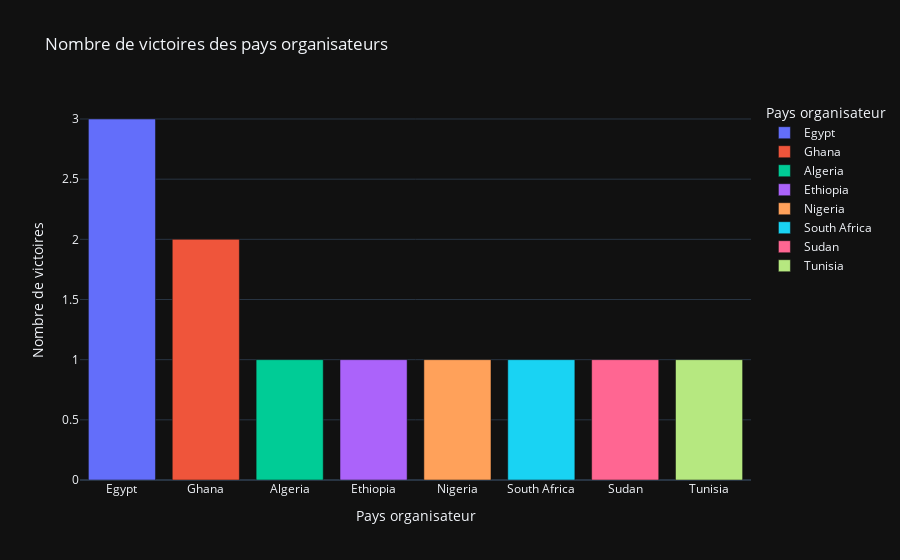

This figure's notebook cell:
### Markdown cell above
Nombre de victoires des pays organisateurs

### Code cell
df_stats['HostWinner'] = df_stats['Host'] == df_stats['Champion']

# Créons un DataFrame avec le décompte des victoires par pays organisateur
host_wins_count = df_stats[df_stats['HostWinner']].groupby('Host').size().reset_index(name='Wins')

data = host_wins_count.sort_values(by='Wins', ascending=False).head(10)

# Créons un diagramme à barres empilées
fig = px.bar(data, x='Host', y='Wins', color='Host',
             title='Nombre de victoires des pays organisateurs',
             labels={'Host': 'Pays organisateur', 'Wins': 'Nombre de victoires'})

fig.show()

### Figure 1 — Plotly figure (JSON) as saved in the notebook; plotly's stock layout.template omitted (floating-point values rounded to 4 significant figures)
{"data": [{"alignmentgroup": "True", "hovertemplate": "Pays organisateur=%{x}<br>Nombre de victoires=%{y}<extra></extra>", "legendgroup": "Egypt", "marker": {"color": "#636efa", "pattern": {"shape": ""}}, "name": "Egypt", "offsetgroup": "Egypt", "orientation": "v", "showlegend": true, "textposition": "auto", "x": ["Egypt"], "xaxis": "x", "y": [3], "yaxis": "y", "type": "bar"}, {"alignmentgroup": "True", "hovertemplate": "Pays organisateur=%{x}<br>Nombre de victoires=%{y}<extra></extra>", "legendgroup": "Ghana", "marker": {"color": "#EF553B", "pattern": {"shape": ""}}, "name": "Ghana", "offsetgroup": "Ghana", "orientation": "v", "showlegend": true, "textposition": "auto", "x": ["Ghana"], "xaxis": "x", "y": [2], "yaxis": "y", "type": "bar"}, {"alignmentgroup": "True", "hovertemplate": "Pays organisateur=%{x}<br>Nombre de victoires=%{y}<extra></extra>", "legendgroup": "Algeria", "marker": {"color": "#00cc96", "pattern": {"shape": ""}}, "name": "Algeria", "offsetgroup": "Algeria", "orientation": "v", "showlegend": true, "textposition": "auto", "x": ["Algeria"], "xaxis": "x", "y": [1], "yaxis": "y", "type": "bar"}, {"alignmentgroup": "True", "hovertemplate": "Pays organisateur=%{x}<br>Nombre de victoires=%{y}<extra></extra>", "legendgroup": "Ethiopia", "marker": {"color": "#ab63fa", "pattern": {"shape": ""}}, "name": "Ethiopia", "offsetgroup": "Ethiopia", "orientation": "v", "showlegend": true, "textposition": "auto", "x": ["Ethiopia"], "xaxis": "x", "y": [1], "yaxis": "y", "type": "bar"}, {"alignmentgroup": "True", "hovertemplate": "Pays organisateur=%{x}<br>Nombre de victoires=%{y}<extra></extra>", "legendgroup": "Nigeria", "marker": {"color": "#FFA15A", "pattern": {"shape": ""}}, "name": "Nigeria", "offsetgroup": "Nigeria", "orientation": "v", "showlegend": true, "textposition": "auto", "x": ["Nigeria"], "xaxis": "x", "y": [1], "yaxis": "y", "type": "bar"}, {"alignmentgroup": "True", "hovertemplate": "Pays organisateur=%{x}<br>Nombre de victoires=%{y}<extra></extra>", "legendgroup": "South Africa", "marker": {"color": "#19d3f3", "pattern": {"shape": ""}}, "name": "South Africa", "offsetgroup": "South Africa", "orientation": "v", "showlegend": true, "textposition": "auto", "x": ["South Africa"], "xaxis": "x", "y": [1], "yaxis": "y", "type": "bar"}, {"alignmentgroup": "True", "hovertemplate": "Pays organisateur=%{x}<br>Nombre de victoires=%{y}<extra></extra>", "legendgroup": "Sudan", "marker": {"color": "#FF6692", "pattern": {"shape": ""}}, "name": "Sudan", "offsetgroup": "Sudan", "orientation": "v", "showlegend": true, "textposition": "auto", "x": ["Sudan"], "xaxis": "x", "y": [1], "yaxis": "y", "type": "bar"}, {"alignmentgroup": "True", "hovertemplate": "Pays organisateur=%{x}<br>Nombre de victoires=%{y}<extra></extra>", "legendgroup": "Tunisia", "marker": {"color": "#B6E880", "pattern": {"shape": ""}}, "name": "Tunisia", "offsetgroup": "Tunisia", "orientation": "v", "showlegend": true, "textposition": "auto", "x": ["Tunisia"], "xaxis": "x", "y": [1], "yaxis": "y", "type": "bar"}], "layout": {"xaxis": {"anchor": "y", "domain": [0.0, 1.0], "title": {"text": "Pays organisateur"}, "categoryorder": "array", "categoryarray": ["Egypt", "Ghana", "Algeria", "Ethiopia", "Nigeria", "South Africa", "Sudan", "Tunisia"]}, "yaxis": {"anchor": "x", "domain": [0.0, 1.0], "title": {"text": "Nombre de victoires"}}, "legend": {"title": {"text": "Pays organisateur"}, "tracegroupgap": 0}, "title": {"text": "Nombre de victoires des pays organisateurs"}, "barmode": "relative"}}
